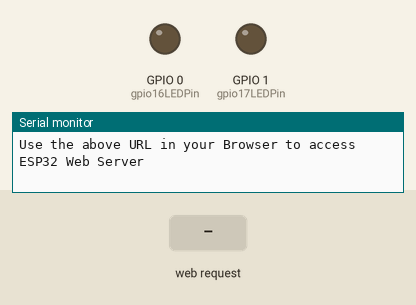
Recording of a sketch running on a simulated ESP32. Shown: output pins drawn as LEDs (lit = HIGH), the last lines printed to the serial monitor. Inputs (shaded band) come from the test bench. WiFi joins after 1.5 s; servers stay silent unless stated.

Above: at 4.8 s.
4.9 s: HTTP request GET /GPIO16ON received
At 5.9 s:
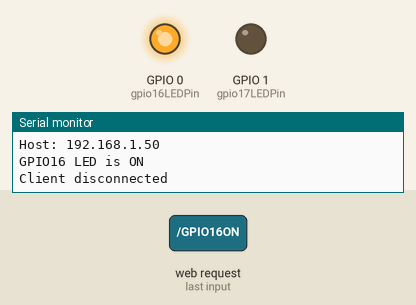
6.4 s: HTTP request GET /GPIO17ON received
At 7.1 s:
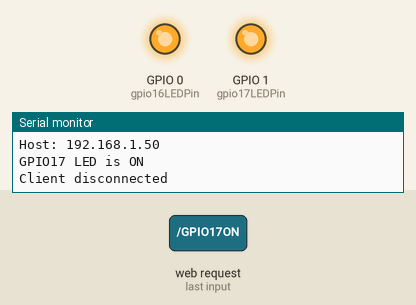
7.9 s: HTTP request GET /GPIO16OFF received
At 8.2 s:
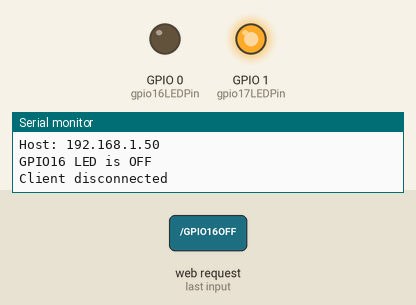
9.4 s: HTTP request GET /GPIO17OFF received
At 10.6 s:
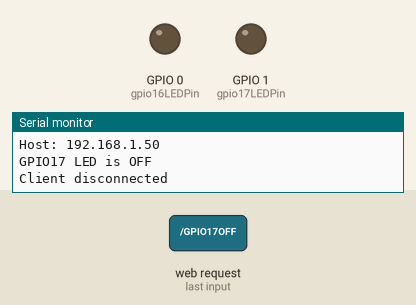
Timing chart, 0 to 11.9 s (numbered marks = the images above; inputs shaded):
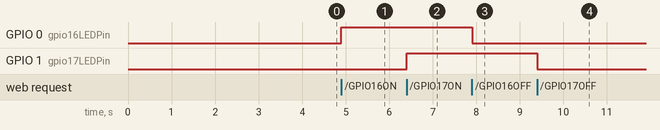

The sketch:

ESP32_HTTP_WEBSERVER.ino
```cpp
#include <WiFi.h>

#define gpio16LEDPin 0 /* One LED connected to GPIO16 - RX2 */
#define gpio17LEDPin 1 /* One LED connected to GPIO17 - TX2 */

const char* ssid = "Raju"; /* Add your router's SSID */
const char* password = "thekingsuv1901"; /*Add the password */

int gpio16Value;
int gpio17Value;

WiFiServer espServer(80); /* Instance of WiFiServer with port number 80 */
/* 80 is the Port Number for HTTP Web Server */

/* A String to capture the incoming HTTP GET Request */
String request;

void setup()
{
  Serial.begin(115200); /* Begin Serial Communication with 115200 Baud Rate */
  /* Configure GPIO16 and GPIO17 Pins as OUTPUTs */
  pinMode(gpio16LEDPin, OUTPUT);
  pinMode(gpio17LEDPin, OUTPUT);
  /* Set the initial values of GPIO16 and GPIO17 as LOW*/
  /* Both the LEDs are initially OFF */
  digitalWrite(gpio16LEDPin, LOW);
  digitalWrite(gpio17LEDPin, LOW);

  Serial.print("\n");
  Serial.print("Connecting to: ");
  Serial.println(ssid);
  WiFi.mode(WIFI_STA); /* Configure ESP32 in STA Mode */
  WiFi.begin(ssid, password); /* Connect to Wi-Fi based on the above SSID and Password */
  while(WiFi.status() != WL_CONNECTED)
  {
    Serial.print("*");
    delay(100);
  }
  Serial.print("\n");
  Serial.print("Connected to Wi-Fi: ");
  Serial.println(WiFi.SSID());
  delay(100);
  /* The next four lines of Code are used for assigning Static IP to ESP32 */
  /* Do this only if you know what you are doing */
  /* You have to check for free IP Addresses from your Router and */
  /* assign it to ESP32 */
  /* If you are comfortable with this step, */
  /* please un-comment the next four lines and make necessary changes */
  /* If not, leave it as it is and proceed */
  //IPAddress ip(192,168,1,6);
  //IPAddress gateway(192,168,1,1);
  //IPAddress subnet(255,255,255,0);
  //WiFi.config(ip, gateway, subnet);
  delay(2000);
  Serial.print("\n");
  Serial.println("Starting ESP32 Web Server...");
  espServer.begin(); /* Start the HTTP web Server */
  Serial.println("ESP32 Web Server Started");
  Serial.print("\n");
  Serial.print("The URL of ESP32 Web Server is: ");
  Serial.print("http://");
  Serial.println(WiFi.localIP());
  Serial.print("\n");
  Serial.println("Use the above URL in your Browser to access ESP32 Web Server\n");
}

void loop()
{
  WiFiClient client = espServer.available(); /* Check if a client is available */
  if(!client)
  {
    return;
  }

  Serial.println("New Client!!!");
  boolean currentLineIsBlank = true;
  while (client.connected())
  {
    if (client.available())
    {
      char c = client.read();
      request += c;
      Serial.write(c);
        /* if you've gotten to the end of the line (received a newline */
        /* character) and the line is blank, the http request has ended, */
        /* so you can send a reply */
      if (c == '\n' && currentLineIsBlank)
      {
        /* Extract the URL of the request */
        /* We have four URLs. If IP Address is 192.168.1.6 (for example),
        * then URLs are:
        * 192.168.1.6/GPIO16ON
        * 192.168.1.6/GPIO16OFF
        * 192.168.1.6/GPIO17ON
        * 192.168.1.6/GPIO17OFF
        */
        /* Based on the URL from the request, turn the LEDs ON or OFF */
        if (request.indexOf("/GPIO16ON") != -1)
        {
          Serial.println("GPIO16 LED is ON");
          digitalWrite(gpio16LEDPin, HIGH);
          gpio16Value = HIGH;
        }
        if (request.indexOf("/GPIO16OFF") != -1)
        {
          Serial.println("GPIO16 LED is OFF");
          digitalWrite(gpio16LEDPin, LOW);
          gpio16Value = LOW;
        }
        if (request.indexOf("/GPIO17ON") != -1)
        {
          Serial.println("GPIO17 LED is ON");
          digitalWrite(gpio17LEDPin, HIGH);
          gpio17Value = HIGH;
        }
        if (request.indexOf("/GPIO17OFF") != -1)
        {
          Serial.println("GPIO17 LED is OFF");
          digitalWrite(gpio17LEDPin, LOW);
          gpio17Value = LOW;
        }

        /* HTTP Response in the form of HTML Web Page */
        client.println("HTTP/1.1 200 OK");
        client.println("Content-Type: text/html");
        client.println("Connection: close");
        client.println(); //  IMPORTANT

        client.println("<!DOCTYPE HTML>");
        client.println("<html>");

        client.println("<head>");
        client.println("<meta name=\"viewport\" content=\"width=device-width, initial-scale=1\">");
        client.println("<link rel=\"icon\" href=\"data:,\">");

        client.println("<style>");

        client.println("html { font-family: Courier New; display: inline-block; margin: 0px auto; text-align: center;}");
        client.println(".button {border: none; color: white; padding: 10px 20px; text-align: center;");
        client.println("text-decoration: none; font-size: 25px; margin: 2px; cursor: pointer;}");
        client.println(".button1 {background-color: #FF0000;}");
        client.println(".button2 {background-color: #00FF00;}");

        client.println("</style>");

        client.println("</head>");

        client.println("<body>");

        client.println("<h2>ESP32 Web Server</h2>");

        if(gpio16Value == LOW)
        {
          client.println("<p>GPIO16 LED Status: OFF</p>");
          client.print("<p><a href=\"/GPIO16ON\"><button class=\"button button1\">Click to turn ON</button></a></p>");
        }
        else
        {
          client.println("<p>GPIO16 LED Status: ON</p>");
          client.print("<p><a href=\"/GPIO16OFF\"><button class=\"button button2\">Click to turn OFF</button></a></p>");
        }

        if(gpio17Value == LOW)
        {
          client.println("<p>GPIO17 LED Status: OFF</p>");
          client.print("<p><a href=\"/GPIO17ON\"><button class=\"button button1\">Click to turn ON</button></a></p>");
        }
        else
        {
          client.println("<p>GPIO17 LED Status: ON</p>");
          client.print("<p><a href=\"/GPIO17OFF\"><button class=\"button button2\">Click to turn OFF</button></a></p>");
        }

        client.println("</body>");

        client.println("</html>");

        break;

    }
    if(c == '\n')
    {
      currentLineIsBlank = true;
    }
    else if(c != '\r')
    {
      currentLineIsBlank = false;
    }
    //client.print("\n");

    }
  }

  delay(1);
  request = "";
  //client.flush();
  client.stop();
  Serial.println("Client disconnected");
  Serial.print("\n");
}
```

Measured:
- after the input at 4.9 s, GPIO 0 (gpio16LEDPin): LOW → HIGH at once
- after the input at 6.4 s, GPIO 1 (gpio17LEDPin): LOW → HIGH at once
- after the input at 7.9 s, GPIO 0 (gpio16LEDPin): HIGH → LOW at once
- after the input at 9.4 s, GPIO 1 (gpio17LEDPin): HIGH → LOW at once
